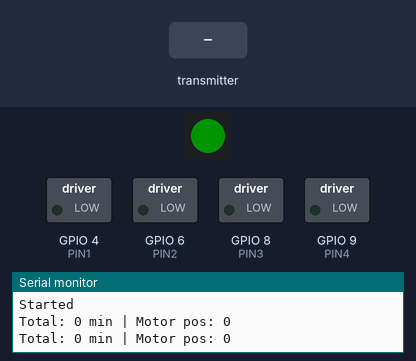
A program run on a simulated Seeed XIAO ESP32-C3. Parts: 1 RGB LEDs in strip order, left to right, switched loads named in the program (green lamp = pin HIGH), the last lines printed to the serial monitor. Inputs (shaded band) come from the test bench. Dim RGB values are drawn brighter than linear.

Above: at 1.7 s.
1.8 s: the transmitter starts sending minutes = 1024
At 3.5 s:
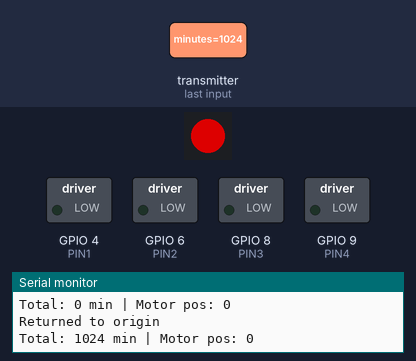
4.0 s: the transmitter starts sending minutes = 0
At 4.9 s:
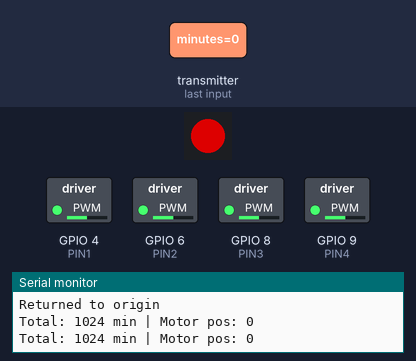
At 17.7 s:
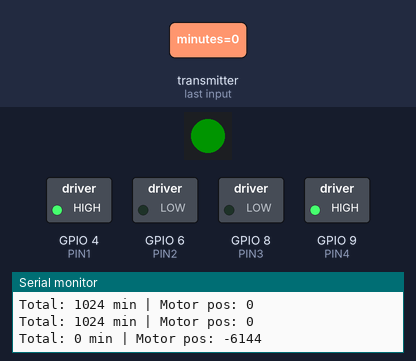
Timing chart, 0 to 18.4 s (numbered marks = the images above; inputs shaded):
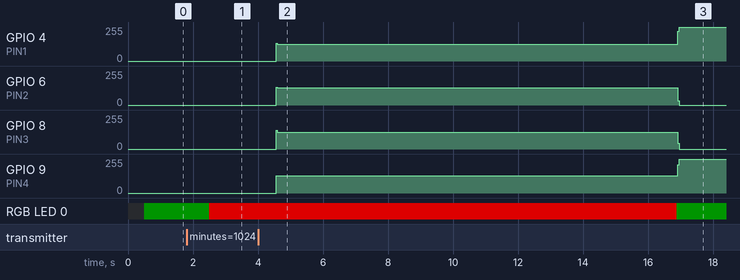

The program:

main.cpp
```cpp
#include <Arduino.h>
#include <WiFi.h>
#include <esp_now.h>
#include <Adafruit_NeoPixel.h>

#define PIN1 4
#define PIN2 6
#define PIN3 8
#define PIN4 9
#define LED_PIN 3
#define NUM_LEDS 1

Adafruit_NeoPixel strip(NUM_LEDS, LED_PIN, NEO_GRB + NEO_KHZ800);

unsigned long receivedMinutes = 0;
unsigned long lastMinutes = 0;
int motorPos = 0;
int lastStage = -1;

typedef struct { unsigned long minutes; } DataPacket;

int motorSteps[4][4] = {
  {1,0,0,1},{1,0,1,0},{0,1,1,0},{0,1,0,1}
};

void setMotor(int step) {
  digitalWrite(PIN1, motorSteps[step][0]);
  digitalWrite(PIN2, motorSteps[step][1]);
  digitalWrite(PIN3, motorSteps[step][2]);
  digitalWrite(PIN4, motorSteps[step][3]);
}

void moveMotor(int steps) {
  if (steps > 0) {
    for (int i = 0; i < steps; i++) {
      motorPos++;
      setMotor(motorPos % 4);
      delay(2);
    }
  } else {
    for (int i = 0; i < abs(steps); i++) {
      motorPos--;
      setMotor(((motorPos % 4) + 4) % 4);
      delay(2);
    }
  }
}

void onReceive(const uint8_t* mac, const uint8_t* data, int len) {
  DataPacket packet;
  memcpy(&packet, data, sizeof(packet));
  receivedMinutes = packet.minutes;
}

int getStage(unsigned long min) {
  if (min < 60) return 0;
  if (min < 120) return 1;
  if (min < 180) return 2;
  return 3;
}

void setLED(int stage) {
  if (stage == 0) {
    strip.setBrightness(20);
    strip.setPixelColor(0, strip.Color(0, 255, 0));
  } else if (stage == 1) {
    strip.setBrightness(20);
    strip.setPixelColor(0, strip.Color(255, 200, 0));
  } else if (stage == 2) {
    strip.setBrightness(20);
    strip.setPixelColor(0, strip.Color(255, 80, 0));
  } else {
    strip.setBrightness(150);
    strip.setPixelColor(0, strip.Color(255, 0, 0));
  }
  strip.show();
}

void setup() {
  Serial.begin(115200);

  pinMode(PIN1, OUTPUT);
  pinMode(PIN2, OUTPUT);
  pinMode(PIN3, OUTPUT);
  pinMode(PIN4, OUTPUT);

  WiFi.mode(WIFI_STA);
  esp_now_init();
  esp_now_register_recv_cb(onReceive);

  strip.begin();
  delay(500);
  setLED(0);

  Serial.println("Started");
}

void loop() {
  if (receivedMinutes != lastMinutes) {
    int diff = (int)(receivedMinutes - lastMinutes);

    if (receivedMinutes >= 180) {

      moveMotor(-motorPos);
      Serial.println("Returned to origin");
    } else {

      moveMotor(diff * 6);
    }
    lastMinutes = receivedMinutes;
  }

  int stage = getStage(receivedMinutes);
  if (stage != lastStage) {
    setLED(stage);
    lastStage = stage;
  }

  Serial.printf("Total: %lu min | Motor pos: %d\n", receivedMinutes, motorPos);
  delay(1000);
}
```

Measured:
- after the input at 1.8 s, RGB LED 0: RGB(0, 20, 0) → RGB(150, 0, 0) after 0.70 s
- after the input at 4.0 s, GPIO 4 (PIN1): 0/255 → 126/255 after 0.56 s, → 255/255 12.4 s later; GPIO 6 (PIN2): 0/255 → 129/255 after 0.56 s, → 0/255 12.4 s later; GPIO 8 (PIN3): 0/255 → 126/255 after 0.56 s, → 0/255 12.4 s later; GPIO 9 (PIN4): 0/255 → 129/255 after 0.56 s, → 255/255 12.4 s later; RGB LED 0: RGB(150, 0, 0) → RGB(0, 20, 0) after 12.9 s
